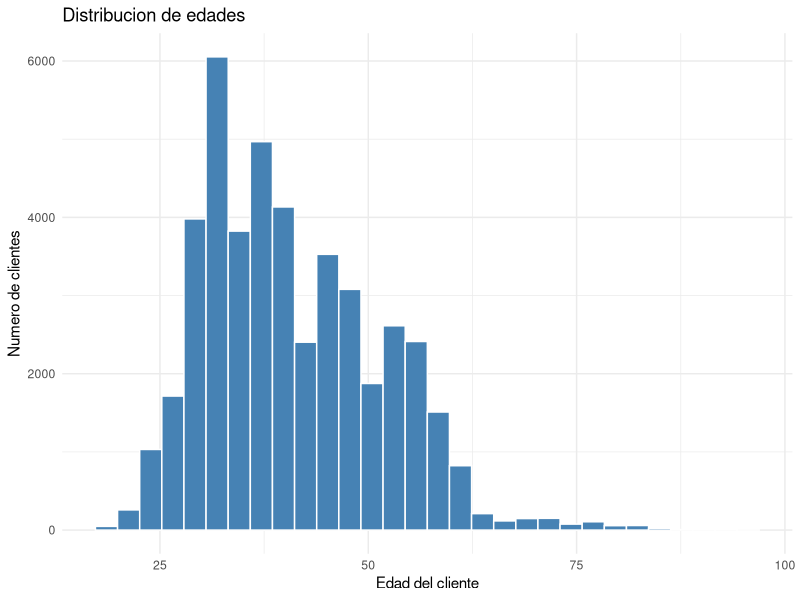
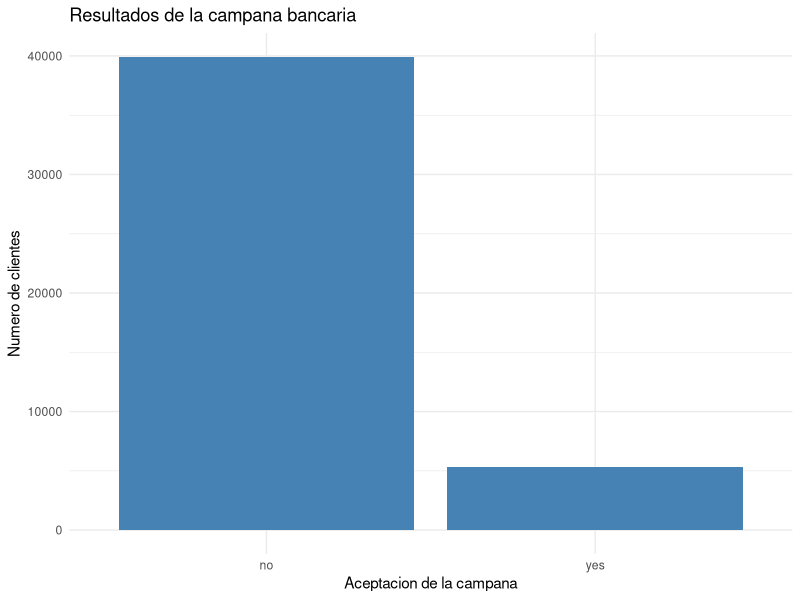
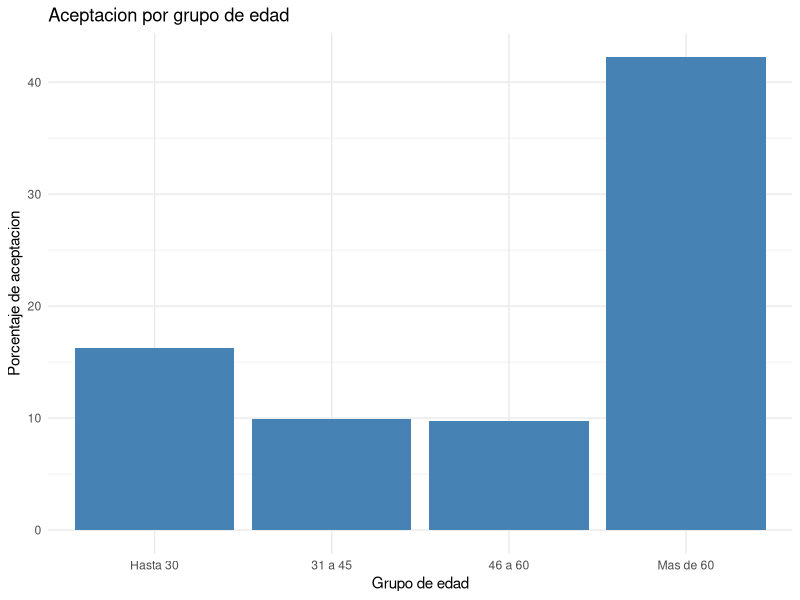
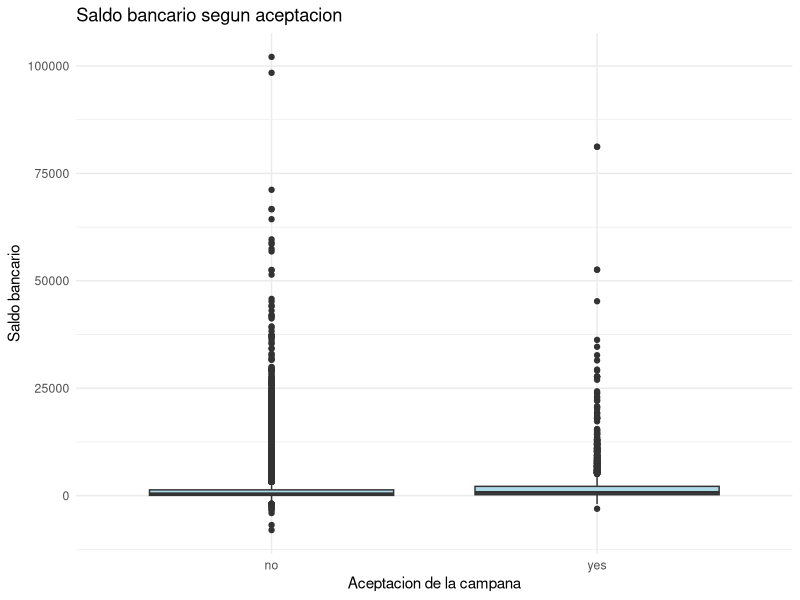
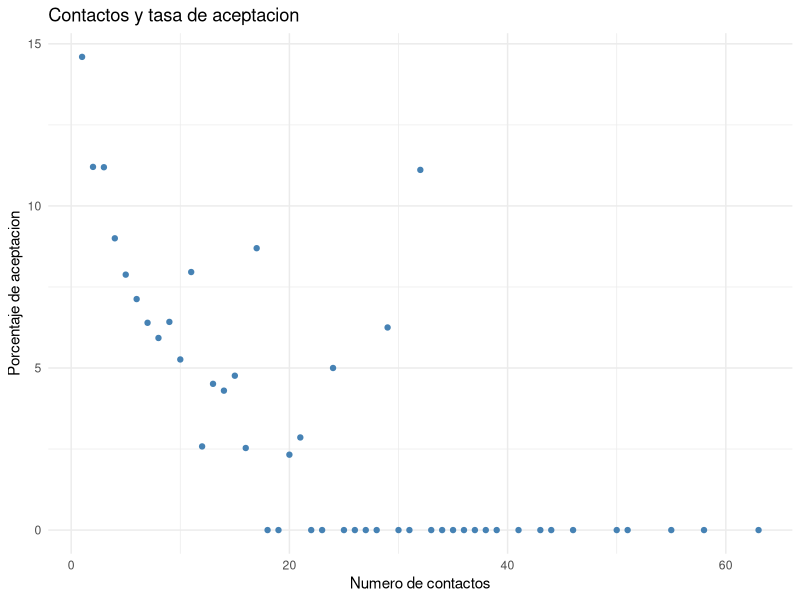
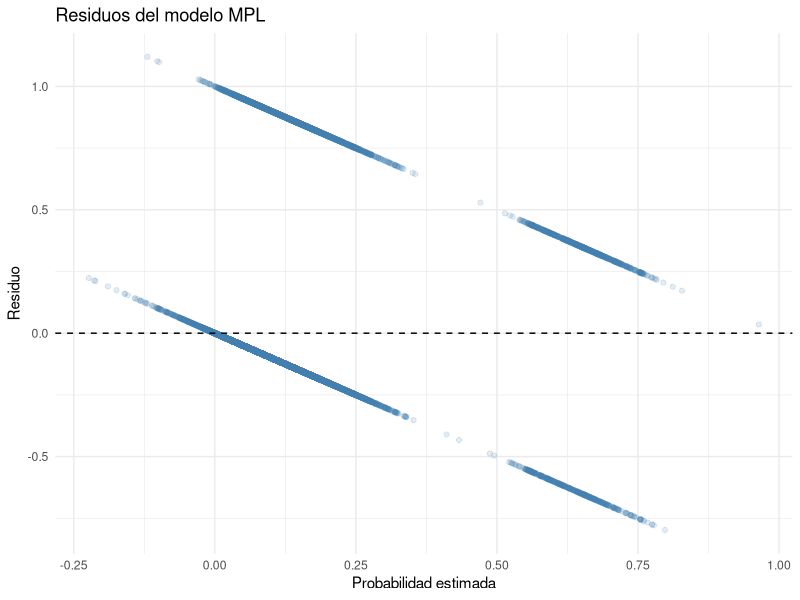
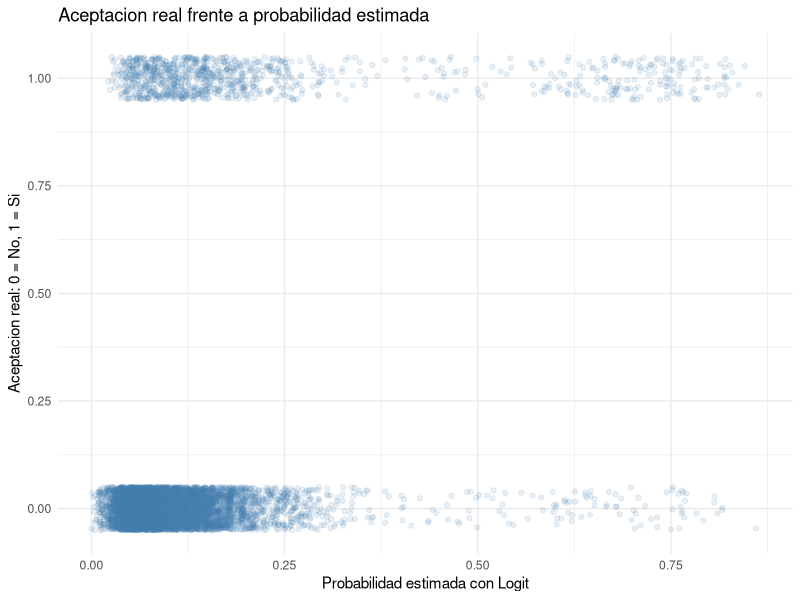
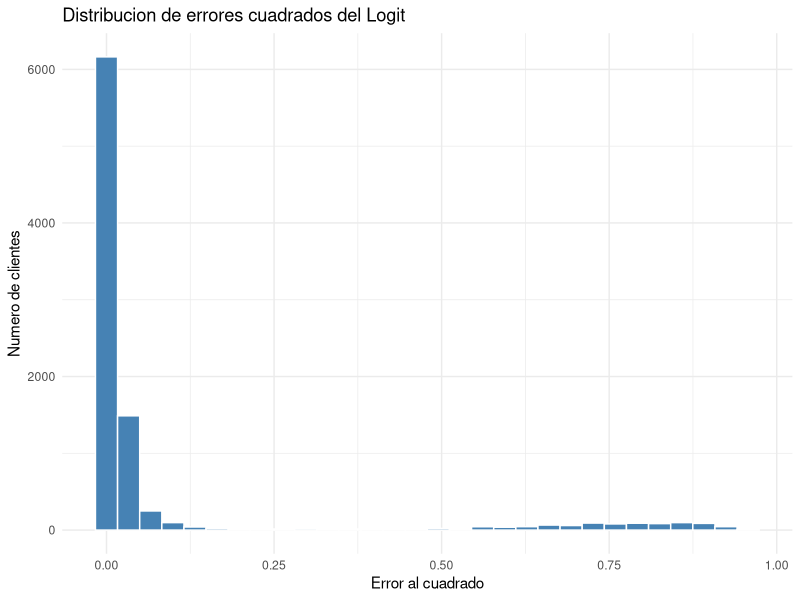

Write R code to recreate these figures, in order.

# PROYECTO FINAL DE ANALITICA DE NEGOCIOS
# Marketing bancario y comportamiento de los clientes
# Maria Camila Salamanca y Veronica Sandoval

# PARTE 1: IMPORTACION, REVISION Y LIMPIEZA DE DATOS

# 1. INSTALAR Y CARGAR LIBRERIAS
# Instalar readxl solamente si no esta instalada.
if (!requireNamespace("readxl", quietly = TRUE)) {
  install.packages("readxl")
}

# Cargar la libreria para leer archivos Excel.
library(readxl)

# 2. IMPORTAR LA BASE DE DATOS

# Leer la hoja bank-full del archivo Excel.
banco <- read_excel(
  "base de datos analitica .xlsx",
  sheet = "bank-full"
)

# Mostrar las primeras seis filas.
head(banco)

# Mostrar la cantidad de filas y columnas.
dim(banco)

# Conocer los nombres de las variables.
names(banco)

# Revisar el tipo de cada variable.
str(banco)

# 3. REVISION GENERAL DE LOS DATOS
# Obtener un resumen de todas las variables.
summary(banco)

# Contar los valores faltantes por variable.
colSums(is.na(banco))

# Contar las filas duplicadas.
sum(duplicated(banco))

# Revisar los resultados de la campaña bancaria.
table(banco$y)

# Calcular el porcentaje de clientes que aceptaron.
prop.table(table(banco$y)) * 100

# 4. PREPARAR LA VARIABLE DEPENDIENTE
# Crear una variable numerica para la aceptacion.
# El valor 1 significa que el cliente acepto.
# El valor 0 significa que el cliente no acepto.
banco$acepta <- ifelse(banco$y == "yes", 1, 0)

# Verificar la nueva variable.
table(banco$acepta)

# Calcular la tasa general de aceptacion.
mean(banco$acepta) * 100

# 5. PREPARAR LAS VARIABLES EXPLICATIVAS
# Convertir las variables categoricas en factores.
banco$job <- as.factor(banco$job)
banco$marital <- as.factor(banco$marital)
banco$education <- as.factor(banco$education)
banco$default <- as.factor(banco$default)
banco$housing <- as.factor(banco$housing)
banco$loan <- as.factor(banco$loan)
banco$contact <- as.factor(banco$contact)
banco$month <- as.factor(banco$month)
banco$poutcome <- as.factor(banco$poutcome)

# Verificar que las variables quedaron preparadas.
str(banco)

# 6. REVISAR LA BASE FINAL
# Contar nuevamente los registros.
nrow(banco)

# Mostrar las primeras observaciones preparadas.
head(banco)

# Verificar que la variable acepta no tenga faltantes.
sum(is.na(banco$acepta))


# PARTE 2: ESTADISTICAS DESCRIPTIVAS Y GRAFICOS

# 1. CARGAR LA LIBRERIA PARA LOS GRAFICOS
# Instalar ggplot2 si no esta instalada.
if (!requireNamespace("ggplot2", quietly = TRUE)) {
  install.packages("ggplot2")
}

# Cargar la libreria ggplot2.
library(ggplot2)


# 2. CREAR LA CARPETA DE RESULTADOS

# Crear una carpeta para guardar tablas y graficos.
dir.create("resultados", showWarnings = FALSE)


# 3. ESTADISTICAS DESCRIPTIVAS

# Seleccionar las variables numericas principales.
variables <- c("age", "balance", "duration",
               "campaign", "previous")

# Calcular el promedio de cada variable.
sapply(banco[variables], mean, na.rm = TRUE)

# Calcular el valor minimo.
sapply(banco[variables], min, na.rm = TRUE)

# Calcular el valor maximo.
sapply(banco[variables], max, na.rm = TRUE)

# Calcular la desviacion estandar.
sapply(banco[variables], sd, na.rm = TRUE)

# Crear una tabla descriptiva completa.
tabla_descriptiva <- data.frame(
  Variable = variables,
  Promedio = sapply(banco[variables], mean, na.rm = TRUE),
  Minimo = sapply(banco[variables], min, na.rm = TRUE),
  Maximo = sapply(banco[variables], max, na.rm = TRUE),
  Desviacion = sapply(banco[variables], sd, na.rm = TRUE)
)

# Mostrar la tabla.
print(tabla_descriptiva)

# Guardar la tabla en formato CSV.
write.csv(tabla_descriptiva,
          "resultados/tabla_descriptiva.csv",
          row.names = FALSE)


# 4. ANALISIS DE ACEPTACION BANCARIA

# Contar clientes que aceptaron y rechazaron.
table(banco$y)

# Calcular porcentajes de aceptacion y rechazo.
round(prop.table(table(banco$y)) * 100, 2)

# Calcular la tasa general de aceptacion.
mean(banco$acepta) * 100

# Comparar promedios entre quienes aceptaron y no.
aggregate(
  banco[variables],
  by = list(Aceptacion = banco$y),
  FUN = mean,
  na.rm = TRUE
)


# 5. TABLAS POR CARACTERISTICAS DEL CLIENTE

# Calcular aceptacion segun nivel educativo.
tabla_educacion <- aggregate(
  acepta ~ education,
  data = banco,
  FUN = mean
)

# Convertir la tasa a porcentaje.
tabla_educacion$acepta <- tabla_educacion$acepta * 100

# Mostrar los resultados.
print(tabla_educacion)


# Calcular aceptacion segun estado civil.
tabla_estado_civil <- aggregate(
  acepta ~ marital,
  data = banco,
  FUN = mean
)

# Convertir a porcentaje.
tabla_estado_civil$acepta <- tabla_estado_civil$acepta * 100

# Mostrar la tabla.
print(tabla_estado_civil)


# Calcular aceptacion segun prestamo personal.
tabla_prestamo <- aggregate(
  acepta ~ loan,
  data = banco,
  FUN = mean
)

# Convertir a porcentaje.
tabla_prestamo$acepta <- tabla_prestamo$acepta * 100

# Mostrar los resultados.
print(tabla_prestamo)


# 6. CREAR GRUPOS DE EDAD

# Clasificar a los clientes por rangos de edad.
banco$grupo_edad <- cut(
  banco$age,
  breaks = c(0, 30, 45, 60, Inf),
  labels = c("Hasta 30", "31 a 45",
             "46 a 60", "Mas de 60"),
  include.lowest = TRUE
)

# Calcular la tasa de aceptacion por grupo.
tabla_edad <- aggregate(
  acepta ~ grupo_edad,
  data = banco,
  FUN = mean
)

# Convertir a porcentaje.
tabla_edad$acepta <- tabla_edad$acepta * 100

# Mostrar la tabla.
print(tabla_edad)


# 7. GRAFICO DE DISTRIBUCION DE EDAD

# Crear un histograma de edades.
grafico_edad <- ggplot(banco, aes(x = age)) +
  geom_histogram(bins = 30, fill = "steelblue",
                 color = "white") +
  labs(
    title = "Distribucion de edades",
    x = "Edad del cliente",
    y = "Numero de clientes"
  ) +
  theme_minimal()

# Mostrar el grafico.
print(grafico_edad)

# Guardar el grafico.
ggsave("resultados/grafico_edad.png",
       plot = grafico_edad, width = 8, height = 5)


# 8. GRAFICO DE ACEPTACION BANCARIA

# Crear un grafico de aceptacion y rechazo.
grafico_aceptacion <- ggplot(banco, aes(x = y)) +
  geom_bar(fill = "steelblue") +
  labs(
    title = "Resultados de la campana bancaria",
    x = "Aceptacion de la campana",
    y = "Numero de clientes"
  ) +
  theme_minimal()

# Mostrar el grafico.
print(grafico_aceptacion)

# Guardar el grafico.
ggsave("resultados/grafico_aceptacion.png",
       plot = grafico_aceptacion,
       width = 8, height = 5)


# 9. GRAFICO DE ACEPTACION POR EDAD

# Crear un grafico con los porcentajes por edad.
grafico_grupo_edad <- ggplot(
  tabla_edad,
  aes(x = grupo_edad, y = acepta)
) +
  geom_col(fill = "steelblue") +
  labs(
    title = "Aceptacion por grupo de edad",
    x = "Grupo de edad",
    y = "Porcentaje de aceptacion"
  ) +
  theme_minimal()

# Mostrar el grafico.
print(grafico_grupo_edad)

# Guardar el grafico.
ggsave("resultados/grafico_grupo_edad.png",
       plot = grafico_grupo_edad,
       width = 8, height = 5)


# 10. GRAFICO DE SALDO BANCARIO

# Comparar el saldo entre clientes que aceptaron y no.
grafico_saldo <- ggplot(
  banco,
  aes(x = y, y = balance)
) +
  geom_boxplot(fill = "lightblue") +
  labs(
    title = "Saldo bancario segun aceptacion",
    x = "Aceptacion de la campana",
    y = "Saldo bancario"
  ) +
  theme_minimal()

# Mostrar el grafico.
print(grafico_saldo)

# Guardar el grafico.
ggsave("resultados/grafico_saldo.png",
       plot = grafico_saldo,
       width = 8, height = 5)


# 11. GRAFICO DE CONTACTOS Y ACEPTACION

# Calcular aceptacion segun numero de contactos.
tabla_contactos <- aggregate(
  acepta ~ campaign,
  data = banco,
  FUN = mean
)

# Convertir la tasa a porcentaje.
tabla_contactos$acepta <- tabla_contactos$acepta * 100

# Crear grafico de dispersion.
grafico_contactos <- ggplot(
  tabla_contactos,
  aes(x = campaign, y = acepta)
) +
  geom_point(color = "steelblue") +
  labs(
    title = "Contactos y tasa de aceptacion",
    x = "Numero de contactos",
    y = "Porcentaje de aceptacion"
  ) +
  theme_minimal()

# Mostrar el grafico.
print(grafico_contactos)

# Guardar el grafico.
ggsave("resultados/grafico_contactos.png",
       plot = grafico_contactos,
       width = 8, height = 5)


# 12. GUARDAR LAS TABLAS ADICIONALES

# Guardar la tabla de aceptacion por educacion.
write.csv(tabla_educacion,
          "resultados/tabla_educacion.csv",
          row.names = FALSE)

# Guardar la tabla de aceptacion por estado civil.
write.csv(tabla_estado_civil,
          "resultados/tabla_estado_civil.csv",
          row.names = FALSE)

# Guardar la tabla de aceptacion por prestamos.
write.csv(tabla_prestamo,
          "resultados/tabla_prestamo.csv",
          row.names = FALSE)

# Guardar la tabla de aceptacion por edad.
write.csv(tabla_edad,
          "resultados/tabla_edad.csv",
          row.names = FALSE)

# Guardar la tabla de contactos.
write.csv(tabla_contactos,
          "resultados/tabla_contactos.csv",
          row.names = FALSE)


# 13. VERIFICAR LOS RESULTADOS

# Mostrar los archivos generados.
list.files("resultados")

# PARTE 3: MODELOS MPL Y LOGIT
# 1. PREPARAR LOS DATOS PARA LOS MODELOS

# Seleccionar las variables que utilizaremos.
variables_modelo <- c(
  "acepta", "campaign", "age", "balance",
  "job", "marital", "education", "default",
  "housing", "loan", "previous", "poutcome"
)

# Crear una base con las variables seleccionadas.
datos_modelo <- banco[, variables_modelo]

# Eliminar filas con valores faltantes, si existen.
datos_modelo <- na.omit(datos_modelo)

# Mostrar el numero de observaciones disponibles.
nrow(datos_modelo)

# Fijar una semilla para obtener resultados reproducibles.
set.seed(123)

# Seleccionar aleatoriamente el 80% para entrenamiento.
filas_entrenamiento <- sample(
  1:nrow(datos_modelo),
  size = floor(0.80 * nrow(datos_modelo))
)

# Crear la base de entrenamiento.
entrenamiento <- datos_modelo[filas_entrenamiento, ]

# Crear la base de prueba con el 20% restante.
prueba <- datos_modelo[-filas_entrenamiento, ]

# Revisar el tamaño de las dos bases.
nrow(entrenamiento)
nrow(prueba)


# 2. MODELO DE PROBABILIDAD LINEAL SIMPLE

# Estimar la aceptacion usando numero de contactos.
mpl_simple <- lm(
  acepta ~ campaign,
  data = entrenamiento
)

# Mostrar los resultados del modelo.
summary(mpl_simple)


# 3. MODELO DE PROBABILIDAD LINEAL CON CONTROLES

# Estimar la aceptacion considerando otras caracteristicas.
mpl_controles <- lm(
  acepta ~ campaign + age + balance +
    job + marital + education + default +
    housing + loan + previous + poutcome,
  data = entrenamiento
)

# Mostrar los resultados del modelo.
summary(mpl_controles)


# 4. MODELO LOGIT SIMPLE

# Estimar la probabilidad de aceptacion con campaign.
logit_simple <- glm(
  acepta ~ campaign,
  data = entrenamiento,
  family = binomial(link = "logit")
)

# Mostrar los resultados del modelo.
summary(logit_simple)

# 5. MODELO LOGIT CON CONTROLES

# Estimar la probabilidad con caracteristicas del cliente.
logit_controles <- glm(
  acepta ~ campaign + age + balance +
    job + marital + education + default +
    housing + loan + previous + poutcome,
  data = entrenamiento,
  family = binomial(link = "logit")
)

# Mostrar los resultados del modelo.
summary(logit_controles)


# 6. REVISAR LOS COEFICIENTES

# Mostrar coeficientes del MPL simple.
coef(mpl_simple)

# Mostrar coeficientes del MPL con controles.
coef(mpl_controles)

# Mostrar coeficientes del Logit simple.
coef(logit_simple)

# Mostrar coeficientes del Logit con controles.
coef(logit_controles)


# 7. ANALIZAR LA SIGNIFICANCIA ESTADISTICA

# Crear una tabla con los resultados del MPL.
tabla_mpl <- as.data.frame(
  summary(mpl_controles)$coefficients
)

# Mostrar los resultados.
print(tabla_mpl)

# Crear una tabla con los resultados del Logit.
tabla_logit <- as.data.frame(
  summary(logit_controles)$coefficients
)

# Mostrar los resultados.
print(tabla_logit)

# 8. INTERPRETAR LOS ODDS RATIOS DEL LOGIT

# Transformar los coeficientes del Logit.
odds_ratios <- exp(coef(logit_controles))

# Mostrar los odds ratios.
print(odds_ratios)

# 9. COMPARAR EL AJUSTE DE LOS MODELOS

# Mostrar R cuadrado del MPL simple.
summary(mpl_simple)$r.squared

# Mostrar R cuadrado del MPL con controles.
summary(mpl_controles)$r.squared

# Mostrar AIC del Logit simple.
AIC(logit_simple)

# Mostrar AIC del Logit con controles.
AIC(logit_controles)

# 10. GUARDAR LAS TABLAS DE RESULTADOS
# Guardar los coeficientes del MPL.
write.csv(
  tabla_mpl,
  "resultados/modelo_mpl.csv"
)

# Guardar los coeficientes del Logit.
write.csv(
  tabla_logit,
  "resultados/modelo_logit.csv"
)

# Crear una tabla con los odds ratios.
tabla_odds <- data.frame(
  Variable = names(odds_ratios),
  Odds_Ratio = as.numeric(odds_ratios)
)

# Guardar la tabla de odds ratios.
write.csv(
  tabla_odds,
  "resultados/odds_ratios.csv",
  row.names = FALSE
)


# 11. VERIFICAR LOS RESULTADOS

# Mostrar los archivos generados.
list.files("resultados")

# PARTE 4: ROBUSTEZ Y EVALUACION PREDICTIVA

# 1. INSTALAR Y CARGAR LIBRERIAS

# Instalar lmtest si no esta instalada.
if (!requireNamespace("lmtest", quietly = TRUE)) {
  install.packages("lmtest")
}

# Instalar sandwich si no esta instalada.
if (!requireNamespace("sandwich", quietly = TRUE)) {
  install.packages("sandwich")
}

# Instalar ggplot2 si no esta instalada.
if (!requireNamespace("ggplot2", quietly = TRUE)) {
  install.packages("ggplot2")
}

# Cargar las librerias necesarias.
library(lmtest)
library(sandwich)
library(ggplot2)

# Crear la carpeta para guardar resultados.
dir.create("resultados", showWarnings = FALSE)


# 2. PRUEBA DE BREUSCH-PAGAN

# Evaluar heterocedasticidad en el MPL simple.
bp_simple <- bptest(mpl_simple)

# Mostrar el resultado de la prueba.
print(bp_simple)

# Evaluar heterocedasticidad en el MPL con controles.
bp_controles <- bptest(mpl_controles)

# Mostrar el resultado de la prueba.
print(bp_controles)


# 3. CALCULAR ERRORES ESTANDAR ROBUSTOS

# Calcular errores robustos HC1 para el MPL simple.
robusto_mpl_simple <- coeftest(
  mpl_simple,
  vcov. = vcovHC(mpl_simple, type = "HC1")
)

# Mostrar los resultados del MPL simple.
print(robusto_mpl_simple)

# Calcular errores robustos HC1 para el MPL con controles.
robusto_mpl_controles <- coeftest(
  mpl_controles,
  vcov. = vcovHC(mpl_controles, type = "HC1")
)

# Mostrar los resultados robustos.
print(robusto_mpl_controles)


# 4. CORRECCION PARA GUARDAR LOS ERRORES ROBUSTOS

# Convertir los resultados robustos en una matriz.
matriz_robusta <- as.matrix(robusto_mpl_controles)

# Crear una tabla con los coeficientes robustos.
tabla_robusta <- data.frame(
  Variable = rownames(matriz_robusta),
  Coeficiente = matriz_robusta[, 1],
  Error_Robusto = matriz_robusta[, 2],
  Estadistico_t = matriz_robusta[, 3],
  Valor_p = matriz_robusta[, 4],
  row.names = NULL
)

# Mostrar la tabla corregida.
print(tabla_robusta)

# Guardar los resultados robustos en CSV.
write.csv(
  tabla_robusta,
  "resultados/mpl_errores_robustos.csv",
  row.names = FALSE
)


# 5. GRAFICO DE RESIDUOS DEL MPL

# Crear una tabla de valores estimados y residuos.
datos_residuos <- data.frame(
  Estimado = fitted(mpl_controles),
  Residuo = residuals(mpl_controles)
)

# Crear el grafico de residuos.
grafico_residuos <- ggplot(
  datos_residuos,
  aes(x = Estimado, y = Residuo)
) +
  geom_point(alpha = 0.15, color = "steelblue") +
  geom_hline(yintercept = 0, linetype = "dashed") +
  labs(
    title = "Residuos del modelo MPL",
    x = "Probabilidad estimada",
    y = "Residuo"
  ) +
  theme_minimal()

# Mostrar el grafico.
print(grafico_residuos)

# Guardar el grafico.
ggsave(
  "resultados/grafico_residuos_mpl.png",
  plot = grafico_residuos,
  width = 8,
  height = 5
)


# 6. CALCULAR PREDICCIONES

# Predecir con el MPL simple.
pred_mpl_simple <- predict(
  mpl_simple,
  newdata = prueba
)

# Predecir con el MPL con controles.
pred_mpl <- predict(
  mpl_controles,
  newdata = prueba
)

# Predecir con el Logit simple.
pred_logit_simple <- predict(
  logit_simple,
  newdata = prueba,
  type = "response"
)

# Predecir con el Logit con controles.
pred_logit <- predict(
  logit_controles,
  newdata = prueba,
  type = "response"
)

# Guardar los valores reales de aceptacion.
real <- prueba$acepta

# Limitar las predicciones MPL entre 0 y 1.
pred_mpl_simple <- pmin(pmax(pred_mpl_simple, 0), 1)
pred_mpl <- pmin(pmax(pred_mpl, 0), 1)


# 7. CALCULAR ERRORES AL CUADRADO

# Calcular los errores cuadrados del MPL simple.
error_mpl_simple <- (real - pred_mpl_simple)^2

# Calcular los errores cuadrados del MPL con controles.
error_mpl <- (real - pred_mpl)^2

# Calcular los errores cuadrados del Logit simple.
error_logit_simple <- (real - pred_logit_simple)^2

# Calcular los errores cuadrados del Logit con controles.
error_logit <- (real - pred_logit)^2

# Calcular el error cuadratico medio de cada modelo.
mse_mpl_simple <- mean(error_mpl_simple)
mse_mpl <- mean(error_mpl)
mse_logit_simple <- mean(error_logit_simple)
mse_logit <- mean(error_logit)

# Mostrar los resultados.
mse_mpl_simple
mse_mpl
mse_logit_simple
mse_logit


# 8. COMPARAR LOS CUATRO MODELOS

# Crear una tabla con los errores de prediccion.
tabla_comparacion <- data.frame(
  Modelo = c(
    "MPL simple",
    "MPL con controles",
    "Logit simple",
    "Logit con controles"
  ),
  MSE = c(
    mse_mpl_simple,
    mse_mpl,
    mse_logit_simple,
    mse_logit
  )
)

# Ordenar los modelos de menor a mayor error.
tabla_comparacion <- tabla_comparacion[
  order(tabla_comparacion$MSE), ]

# Mostrar la tabla de comparacion.
print(tabla_comparacion)

# Guardar la tabla en CSV.
write.csv(
  tabla_comparacion,
  "resultados/comparacion_modelos.csv",
  row.names = FALSE
)


# 9. CREAR MATRICES DE CONFUSION

# Establecer un umbral inicial de clasificacion.
umbral <- 0.5

# Clasificar las predicciones del MPL.
clase_mpl <- ifelse(pred_mpl >= umbral, 1, 0)

# Clasificar las predicciones del Logit.
clase_logit <- ifelse(pred_logit >= umbral, 1, 0)

# Crear la matriz de confusion del MPL.
matriz_mpl <- table(
  Real = factor(real, levels = c(0, 1)),
  Predicho = factor(clase_mpl, levels = c(0, 1))
)

# Mostrar la matriz del MPL.
print(matriz_mpl)

# Crear la matriz de confusion del Logit.
matriz_logit <- table(
  Real = factor(real, levels = c(0, 1)),
  Predicho = factor(clase_logit, levels = c(0, 1))
)

# Mostrar la matriz del Logit.
print(matriz_logit)


# 10. CALCULAR INDICADORES DE CLASIFICACION

# Crear una funcion para calcular indicadores.
calcular_metricas <- function(real, predicho) {
  
  # Contar verdaderos positivos.
  VP <- sum(real == 1 & predicho == 1)
  
  # Contar verdaderos negativos.
  VN <- sum(real == 0 & predicho == 0)
  
  # Contar falsos positivos.
  FP <- sum(real == 0 & predicho == 1)
  
  # Contar falsos negativos.
  FN <- sum(real == 1 & predicho == 0)
  
  # Calcular exactitud.
  exactitud <- (VP + VN) / length(real)
  
  # Calcular sensibilidad.
  sensibilidad <- if (VP + FN > 0) {
    VP / (VP + FN)
  } else {
    NA_real_
  }
  
  # Calcular precision.
  precision <- if (VP + FP > 0) {
    VP / (VP + FP)
  } else {
    NA_real_
  }
  
  # Devolver los indicadores.
  return(c(
    Exactitud = exactitud,
    Sensibilidad = sensibilidad,
    Precision = precision
  ))
}

# Calcular los indicadores del MPL.
metricas_mpl <- calcular_metricas(real, clase_mpl)

# Calcular los indicadores del Logit.
metricas_logit <- calcular_metricas(real, clase_logit)

# Crear una tabla de comparacion.
tabla_metricas <- data.frame(
  Modelo = c("MPL con controles", "Logit con controles"),
  Exactitud = c(metricas_mpl["Exactitud"],
                metricas_logit["Exactitud"]),
  Sensibilidad = c(metricas_mpl["Sensibilidad"],
                   metricas_logit["Sensibilidad"]),
  Precision = c(metricas_mpl["Precision"],
                metricas_logit["Precision"])
)

# Mostrar la tabla de indicadores.
print(tabla_metricas)

# Guardar la tabla de indicadores.
write.csv(
  tabla_metricas,
  "resultados/metricas_clasificacion.csv",
  row.names = FALSE
)


# 11. COMPARAR VALORES REALES Y PREDICHOS

# Crear una tabla con las predicciones individuales.
tabla_predicciones <- data.frame(
  Real = real,
  MPL = pred_mpl,
  Logit = pred_logit
)

# Mostrar las primeras observaciones.
head(tabla_predicciones)

# Guardar la tabla de predicciones.
write.csv(
  tabla_predicciones,
  "resultados/predicciones_modelos.csv",
  row.names = FALSE
)


# 12. GRAFICO DE PREDICCIONES

# Crear un grafico de aceptacion real y estimada.
grafico_predicciones <- ggplot(
  tabla_predicciones,
  aes(x = Logit, y = Real)
) +
  geom_jitter(
    height = 0.05,
    width = 0,
    alpha = 0.12,
    color = "steelblue"
  ) +
  labs(
    title = "Aceptacion real frente a probabilidad estimada",
    x = "Probabilidad estimada con Logit",
    y = "Aceptacion real: 0 = No, 1 = Si"
  ) +
  theme_minimal()

# Mostrar el grafico.
print(grafico_predicciones)

# Guardar el grafico.
ggsave(
  "resultados/grafico_predicciones.png",
  plot = grafico_predicciones,
  width = 8,
  height = 5
)


# 13. GRAFICO DE ERRORES AL CUADRADO

# Crear una tabla de errores.
tabla_errores <- data.frame(
  MPL = error_mpl,
  Logit = error_logit
)

# Crear un histograma de errores del Logit.
grafico_errores <- ggplot(
  tabla_errores,
  aes(x = Logit)
) +
  geom_histogram(
    bins = 30,
    fill = "steelblue",
    color = "white"
  ) +
  labs(
    title = "Distribucion de errores cuadrados del Logit",
    x = "Error al cuadrado",
    y = "Numero de clientes"
  ) +
  theme_minimal()

# Mostrar el grafico.
print(grafico_errores)

# Guardar el grafico.
ggsave(
  "resultados/grafico_errores.png",
  plot = grafico_errores,
  width = 8,
  height = 5
)


# 14. VERIFICAR LOS RESULTADOS

# Mostrar todos los archivos generados.
list.files("resultados")


# PARTE 5: SEGMENTACION Y RECOMENDACIONES COMERCIALES
# 1. PREPARAR LOS RESULTADOS

# Cargar la libreria para los graficos.
library(ggplot2)

# Crear la carpeta de resultados si no existe.
dir.create("resultados", showWarnings = FALSE)

# Crear una base con los clientes de prueba.
clientes <- prueba

# Agregar la probabilidad estimada por el Logit.
clientes$probabilidad <- as.numeric(pred_logit)

# Verificar que las probabilidades sean validas.
stopifnot(
  nrow(clientes) == length(pred_logit),
  all(!is.na(clientes$probabilidad)),
  all(clientes$probabilidad >= 0),
  all(clientes$probabilidad <= 1)
)

# Mostrar las primeras observaciones.
head(clientes)


# 2. CALCULAR LA PROBABILIDAD PROMEDIO

# Calcular la probabilidad promedio de aceptacion.
probabilidad_promedio <- mean(clientes$probabilidad)

# Mostrar el resultado en porcentaje.
round(probabilidad_promedio * 100, 2)

# Calcular la tasa real de aceptacion.
aceptacion_real <- mean(clientes$acepta)

# Mostrar la tasa real en porcentaje.
round(aceptacion_real * 100, 2)


# 3. DEFINIR LOS SEGMENTOS COMERCIALES

# Calcular probabilidades sobre el conjunto de entrenamiento.
prob_entrenamiento <- predict(
  logit_controles,
  newdata = entrenamiento,
  type = "response"
)

# Calcular los percentiles 33 y 67 de entrenamiento.
limites <- quantile(
  prob_entrenamiento,
  probs = c(1/3, 2/3),
  na.rm = TRUE
)

# Mostrar los limites utilizados.
print(limites)

# Crear segmentos segun la probabilidad estimada.
clientes$segmento <- ifelse(
  clientes$probabilidad >= limites[2],
  "Alta",
  ifelse(
    clientes$probabilidad >= limites[1],
    "Media",
    "Baja"
  )
)

# Ordenar los segmentos.
clientes$segmento <- factor(
  clientes$segmento,
  levels = c("Baja", "Media", "Alta")
)

# Mostrar cuantos clientes hay por segmento.
table(clientes$segmento)


# 4. ANALIZAR LA ACEPTACION POR SEGMENTO

# Contar los clientes de cada segmento.
cantidad <- as.numeric(table(clientes$segmento))

# Calcular la probabilidad promedio por segmento.
prob_media <- aggregate(
  probabilidad ~ segmento,
  data = clientes,
  FUN = mean
)

# Calcular la aceptacion real por segmento.
tasa_real <- aggregate(
  acepta ~ segmento,
  data = clientes,
  FUN = mean
)

# Crear una tabla resumen.
tabla_segmentos <- data.frame(
  Segmento = levels(clientes$segmento),
  Clientes = cantidad,
  Probabilidad_Promedio = round(
    prob_media$probabilidad * 100, 2
  ),
  Aceptacion_Real = round(
    tasa_real$acepta * 100, 2
  )
)

# Mostrar la tabla.
print(tabla_segmentos)

# Guardar los resultados.
write.csv(
  tabla_segmentos,
  "resultados/segmentacion_clientes.csv",
  row.names = FALSE
)


# 5. COMPARAR CARACTERISTICAS DE LOS CLIENTES

# Calcular la edad promedio por segmento.
edad_segmento <- aggregate(
  age ~ segmento,
  data = clientes,
  FUN = mean
)

# Calcular el saldo promedio por segmento.
saldo_segmento <- aggregate(
  balance ~ segmento,
  data = clientes,
  FUN = mean
)

# Calcular los contactos promedio por segmento.
contactos_segmento <- aggregate(
  campaign ~ segmento,
  data = clientes,
  FUN = mean
)

# Crear una tabla con las caracteristicas.
tabla_perfiles <- data.frame(
  Segmento = levels(clientes$segmento),
  Edad_Promedio = round(edad_segmento$age, 1),
  Saldo_Promedio = round(saldo_segmento$balance, 2),
  Contactos_Promedio = round(
    contactos_segmento$campaign, 2
  )
)

# Mostrar los perfiles.
print(tabla_perfiles)

# Guardar los perfiles.
write.csv(
  tabla_perfiles,
  "resultados/perfiles_clientes.csv",
  row.names = FALSE
)


# 6. GRAFICO DE ACEPTACION POR SEGMENTO

# Crear el grafico de aceptacion real.
grafico_segmentos <- ggplot(
  tabla_segmentos,
  aes(x = Segmento, y = Aceptacion_Real,
      fill = Segmento)
) +
  geom_col() +
  geom_text(
    aes(label = paste0(Aceptacion_Real, "%")),
    vjust = -0.5
  ) +
  labs(
    title = "Aceptacion bancaria por segmento",
    x = "Prioridad comercial",
    y = "Porcentaje de aceptacion real"
  ) +
  theme_minimal() +
  theme(legend.position = "none")

# Mostrar el grafico.
print(grafico_segmentos)

# Guardar el grafico.
ggsave(
  "resultados/grafico_segmentacion.png",
  plot = grafico_segmentos,
  width = 8,
  height = 5
)


# 7. GRAFICO DE PROBABILIDADES POR SEGMENTO

# Crear un grafico de cajas.
grafico_probabilidades <- ggplot(
  clientes,
  aes(x = segmento, y = probabilidad,
      fill = segmento)
) +
  geom_boxplot() +
  labs(
    title = "Probabilidades estimadas por segmento",
    x = "Segmento comercial",
    y = "Probabilidad de aceptacion"
  ) +
  theme_minimal() +
  theme(legend.position = "none")

# Mostrar el grafico.
print(grafico_probabilidades)

# Guardar el grafico.
ggsave(
  "resultados/grafico_probabilidades.png",
  plot = grafico_probabilidades,
  width = 8,
  height = 5
)


# 8. IDENTIFICAR VARIABLES DEL MODELO LOGIT

# Extraer los coeficientes del modelo.
coeficientes <- summary(logit_controles)$coefficients

# Crear una tabla de coeficientes.
tabla_variables <- data.frame(
  Variable = rownames(coeficientes),
  Coeficiente = coeficientes[, 1],
  Valor_p = coeficientes[, 4],
  row.names = NULL
)

# Calcular los odds ratios.
tabla_variables$Odds_Ratio <- exp(
  tabla_variables$Coeficiente
)

# Identificar las variables significativas al 5%.
tabla_variables$Significativa <- ifelse(
  tabla_variables$Valor_p < 0.05,
  "Si",
  "No"
)

# Excluir el intercepto para el analisis.
tabla_variables <- tabla_variables[
  tabla_variables$Variable != "(Intercept)", ]

# Ordenar por valor p.
tabla_variables <- tabla_variables[
  order(tabla_variables$Valor_p), ]

# Mostrar los resultados.
print(tabla_variables)

# Guardar la tabla.
write.csv(
  tabla_variables,
  "resultados/variables_relevantes.csv",
  row.names = FALSE
)


# 9. GRAFICO DE VARIABLES SIGNIFICATIVAS

# Seleccionar los coeficientes significativos.
variables_significativas <- subset(
  tabla_variables,
  Significativa == "Si"
)

# Verificar si existen variables significativas.
if (nrow(variables_significativas) > 0) {
  
  # Crear el grafico de coeficientes.
  grafico_variables <- ggplot(
    variables_significativas,
    aes(
      x = reorder(Variable, Coeficiente),
      y = Coeficiente
    )
  ) +
    geom_col(fill = "steelblue") +
    coord_flip() +
    labs(
      title = "Coeficientes significativos del Logit",
      x = "Variable",
      y = "Coeficiente estimado"
    ) +
    theme_minimal()
  
  # Mostrar el grafico.
  print(grafico_variables)
  
  # Guardar el grafico.
  ggsave(
    "resultados/grafico_variables.png",
    plot = grafico_variables,
    width = 9,
    height = 7
  )
}


# 10. ANALIZAR EL GRUPO DE MAYOR PRIORIDAD

# Seleccionar clientes de prioridad alta.
clientes_alta <- subset(
  clientes,
  segmento == "Alta"
)

# Mostrar cuantos clientes pertenecen al grupo.
nrow(clientes_alta)

# Calcular su probabilidad promedio.
mean(clientes_alta$probabilidad)

# Calcular su aceptacion real.
mean(clientes_alta$acepta)

# Mostrar su edad promedio.
mean(clientes_alta$age)

# Mostrar su saldo promedio.
mean(clientes_alta$balance)

# Mostrar su numero promedio de contactos.
mean(clientes_alta$campaign)


# 11. COMPARAR LA SEGMENTACION CON EL PROMEDIO GENERAL

# Calcular la aceptacion real del grupo de alta prioridad.
tasa_alta <- mean(clientes_alta$acepta)

# Calcular la aceptacion real de toda la muestra de prueba.
tasa_general <- mean(clientes$acepta)

# Calcular la diferencia en puntos porcentuales.
diferencia_pp <- (tasa_alta - tasa_general) * 100

# Mostrar la diferencia.
round(diferencia_pp, 2)

# Calcular la razon entre ambas tasas.
lift_alta <- if (tasa_general > 0) {
  tasa_alta / tasa_general
} else {
  NA_real_
}

# Mostrar la razon de aceptacion.
round(lift_alta, 2)

# Crear una tabla de comparacion.
tabla_impacto <- data.frame(
  Indicador = c(
    "Aceptacion general (%)",
    "Aceptacion segmento alto (%)",
    "Diferencia (puntos porcentuales)",
    "Lift segmento alto"
  ),
  Valor = round(c(
    tasa_general * 100,
    tasa_alta * 100,
    diferencia_pp,
    lift_alta
  ), 2)
)

# Mostrar la tabla.
print(tabla_impacto)

# Guardar la comparacion.
write.csv(
  tabla_impacto,
  "resultados/impacto_segmentacion.csv",
  row.names = FALSE
)


# 12. CREAR TABLA PARA DECISIONES COMERCIALES

# Crear recomendaciones iniciales por segmento.
tabla_recomendaciones <- data.frame(
  Segmento = c("Alta", "Media", "Baja"),
  Estrategia = c(
    "Priorizar contacto comercial y evaluar oferta",
    "Realizar pruebas de campanas personalizadas",
    "Reducir contactos masivos y evaluar otros canales"
  )
)

# Mostrar las estrategias propuestas.
print(tabla_recomendaciones)

# Guardar las estrategias.
write.csv(
  tabla_recomendaciones,
  "resultados/recomendaciones_comerciales.csv",
  row.names = FALSE
)


# 13. GUARDAR RESULTADOS PARA REPRODUCIBILIDAD

# Guardar las predicciones y segmentos de la muestra.
write.csv(
  clientes,
  "resultados/clientes_segmentados.csv",
  row.names = FALSE
)

# Mostrar los archivos generados.
list.files("resultados")

# Mostrar un mensaje final.
print("Parte 5 ejecutada correctamente")
